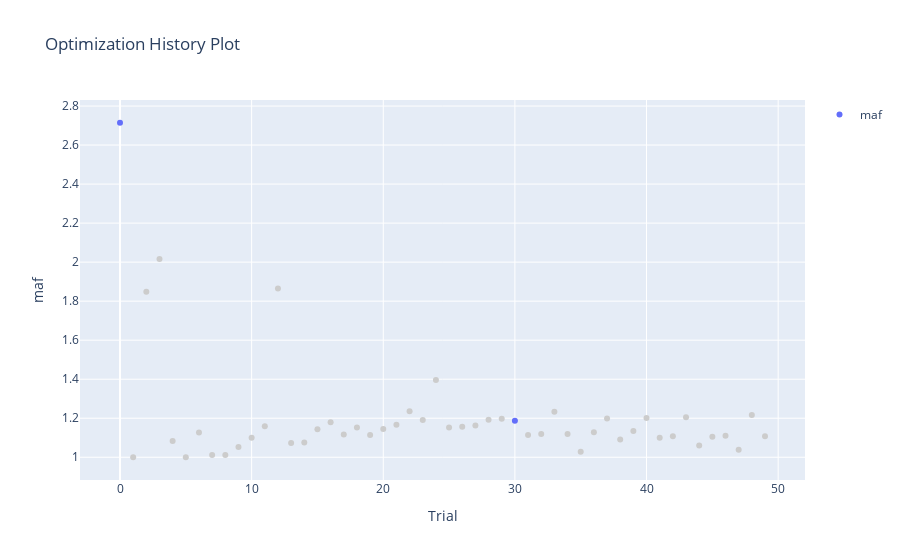

Notebook code cell kept with this figure:
### Code cell
plot_optimization_history(lsh_study, target = lambda t: t.values[0], target_name = 'maf')

### Figure 1 — Plotly figure (JSON) as saved in the notebook; plotly's stock layout.template omitted (floating-point values rounded to 4 significant figures)
{"data": [{"mode": "markers", "name": "maf", "type": "scatter", "x": [0, 30], "y": [2.714, 1.186]}, {"marker": {"color": "#cccccc"}, "mode": "markers", "name": "Infeasible Trial", "showlegend": false, "type": "scatter", "x": [1, 2, 3, 4, 5, 6, 7, 8, 9, 10, 11, 12, 13, 14, 15, 16, 17, 18, 19, 20, 21, 22, 23, 24, 25, 26, 27, 28, 29, 31, 32, 33, 34, 35, 36, 37, 38, 39, 40, 41, 42, 43, 44, 45, 46, 47, 48, 49], "y": [1.0, 1.849, 2.017, 1.084, 1, 1.127, 1.012, 1.011, 1.053, 1.1, 1.159, 1.865, 1.074, 1.076, 1.143, 1.18, 1.117, 1.153, 1.114, 1.144, 1.167, 1.235, 1.191, 1.396, 1.153, 1.156, 1.162, 1.193, 1.197, 1.114, 1.119, 1.233, 1.119, 1.028, 1.128, 1.199, 1.091, 1.134, 1.201, 1.1, 1.108, 1.205, 1.061, 1.106, 1.11, 1.039, 1.216, 1.108]}], "layout": {"title": {"text": "Optimization History Plot"}, "xaxis": {"title": {"text": "Trial"}}, "yaxis": {"title": {"text": "maf"}}}}
